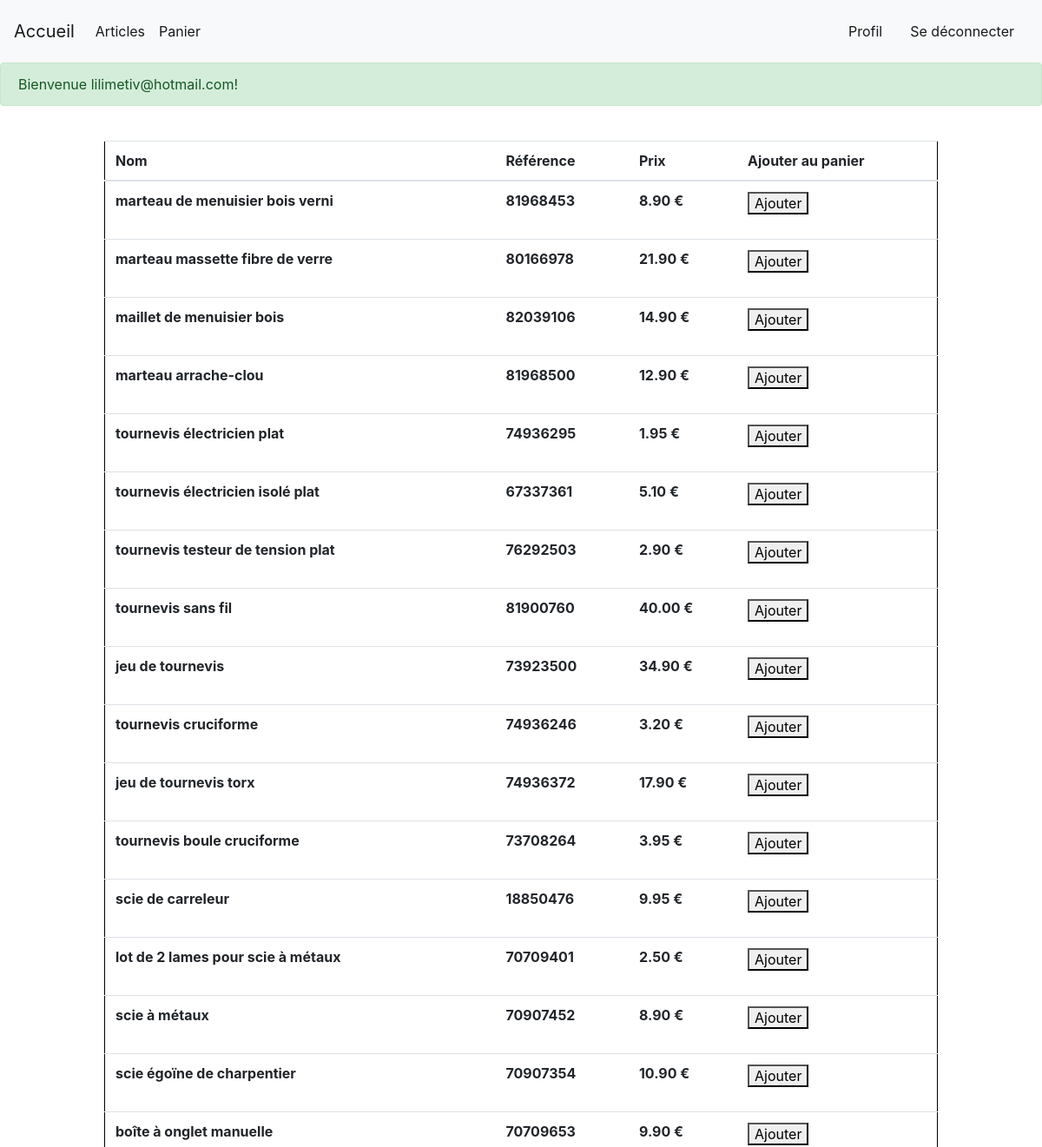
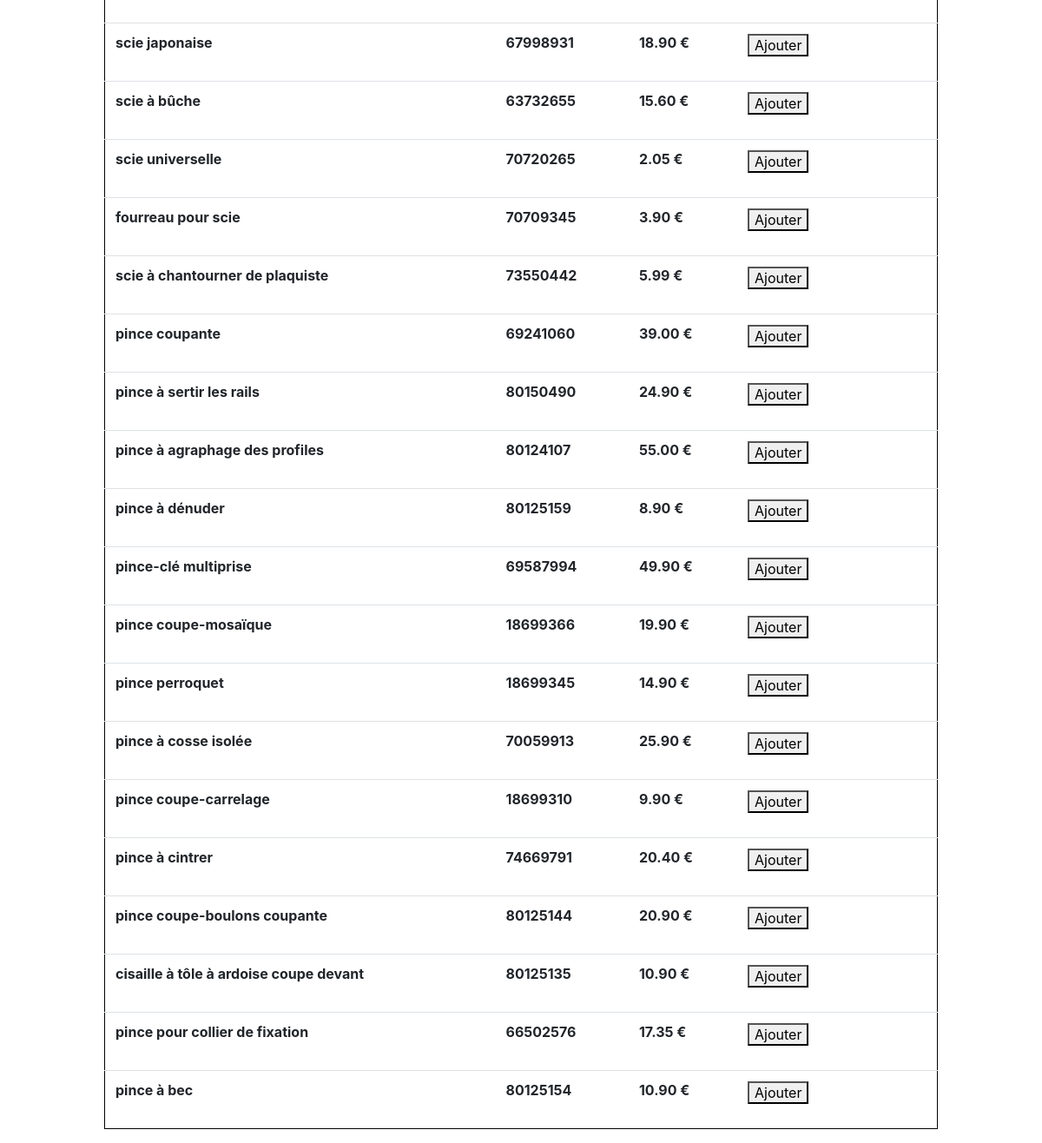
Page /php/articles.php (signed in) on the committed database (2 pictures, top to bottom).
### tables this page shows
CREATE TABLE articles(
    id int UNSIGNED NOT NULL AUTO_INCREMENT,
    nom varchar(128),
    reference varchar(128),
    prix_ht decimal(10,2),
    taxe int,
    promotion int NULL,
    nouveaute boolean,
    Primary Key(id)
);

### php/articles.php (the view, shortened to what this page needs)
<?php require_once('header.php'); ?>
<body>
  <?php
  if (isset($_SESSION['conn'])){
	echo "<div class='alert alert-success' role='alert'>".$_SESSION['conn'] ."</div>";}
	?>
  <center>
	<br>
	<table class="table" id="articles">
	  <thead>
		<tr>
		  <th scope="col">Nom</th>
		  <th scope="col">Référence</th>
		  <th scope="col">Prix</th>
	<?php if (isset($_SESSION['id'])){
			echo "<th scope='col'>Ajouter au panier</th>";
		   } ?>
		</tr>
	  </thead>
	  <tbody>
		<?php
		$data = $conn->query("SELECT * FROM articles")->fetchAll();
		foreach ($data as $article) {
		  echo "<tr>";
		  echo "<th> $article[nom]</th>";
		  echo "<th> $article[reference]</th>";
		  echo "<th> $article[prix_ht] € </th>";
		  if (isset($_SESSION['id'])){
			echo "<th><form action='insertion_panier.php' class='panier' method='post'>
			<button name='valpanier' value='$article[id]'>Ajouter</button></form></th>";
		  }
		  echo "</tr>";
		}
		?>
	  </tbody>
	</table>
  </center>
</body>

### css/css.css (style rules this page uses)
#articles { width: 80% !important; }
.table { width: 60% !important; border: solid 1px black; padding-top: 1em; }
.panier { padding-right: 5px; }

### rows in the picture
articles: nom "marteau de menuisier bois verni", reference "81968453", prix_ht "8.90", $article[id] 1 (drawn)
articles: nom "marteau massette fibre de verre", reference "80166978", prix_ht "21.90", $article[id] 2 (drawn)
articles: nom "maillet de menuisier bois", reference "82039106", prix_ht "14.90", $article[id] 3 (drawn)
articles: nom "marteau arrache-clou", reference "81968500", prix_ht "12.90", $article[id] 4 (drawn)
articles: nom "tournevis électricien plat", reference "74936295", prix_ht "1.95", $article[id] 5 (drawn)
articles: nom "tournevis électricien isolé plat", reference "67337361", prix_ht "5.10", $article[id] 6 (drawn)
articles: nom "tournevis testeur de tension plat", reference "76292503", prix_ht "2.90", $article[id] 7 (drawn)
articles: nom "tournevis sans fil", reference "81900760", prix_ht "40.00", $article[id] 8 (drawn)
articles: nom "jeu de tournevis", reference "73923500", prix_ht "34.90", $article[id] 9 (drawn)
articles: nom "tournevis cruciforme", reference "74936246", prix_ht "3.20", $article[id] 10 (drawn)
articles: nom "jeu de tournevis torx", reference "74936372", prix_ht "17.90", $article[id] 11 (drawn)
articles: nom "tournevis boule cruciforme", reference "73708264", prix_ht "3.95", $article[id] 12 (drawn)
articles: nom "scie de carreleur", reference "18850476", prix_ht "9.95", $article[id] 13 (drawn)
articles: nom "lot de 2 lames pour scie à métaux", reference "70709401", prix_ht "2.50", $article[id] 14 (drawn)
articles: nom "scie à métaux", reference "70907452", prix_ht "8.90", $article[id] 15 (drawn)
articles: nom "scie égoïne de charpentier", reference "70907354", prix_ht "10.90", $article[id] 16 (drawn)
articles: nom "boîte à onglet manuelle", reference "70709653", prix_ht "9.90", $article[id] 17 (drawn)
articles: nom "scie japonaise", reference "67998931", prix_ht "18.90", $article[id] 18 (drawn)
articles: nom "scie à bûche", reference "63732655", prix_ht "15.60", $article[id] 19 (drawn)
articles: nom "scie universelle", reference "70720265", prix_ht "2.05", $article[id] 20 (drawn)
articles: nom "fourreau pour scie", reference "70709345", prix_ht "3.90", $article[id] 21 (drawn)
articles: nom "scie à chantourner de plaquiste", reference "73550442", prix_ht "5.99", $article[id] 22 (drawn)
articles: nom "pince coupante", reference "69241060", prix_ht "39.00", $article[id] 23 (drawn)
articles: nom "pince à sertir les rails", reference "80150490", prix_ht "24.90", $article[id] 24 (drawn)
articles: nom "pince à agraphage des profiles", reference "80124107", prix_ht "55.00", $article[id] 25 (drawn)
articles: nom "pince à dénuder", reference "80125159", prix_ht "8.90", $article[id] 26 (drawn)
articles: nom "pince-clé multiprise", reference "69587994", prix_ht "49.90", $article[id] 27 (drawn)
articles: nom "pince coupe-mosaïque", reference "18699366", prix_ht "19.90", $article[id] 28 (drawn)
articles: nom "pince perroquet", reference "18699345", prix_ht "14.90", $article[id] 29 (drawn)
articles: nom "pince à cosse isolée", reference "70059913", prix_ht "25.90", $article[id] 30 (drawn)
articles: nom "pince coupe-carrelage", reference "18699310", prix_ht "9.90", $article[id] 31 (drawn)
articles: nom "pince à cintrer", reference "74669791", prix_ht "20.40", $article[id] 32 (drawn)
articles: nom "pince coupe-boulons coupante", reference "80125144", prix_ht "20.90", $article[id] 33 (drawn)
articles: nom "cisaille à tôle à ardoise coupe devant", reference "80125135", prix_ht "10.90", $article[id] 34 (drawn)
articles: nom "pince pour collier de fixation", reference "66502576", prix_ht "17.35", $article[id] 35 (drawn)
articles: nom "pince à bec", reference "80125154", prix_ht "10.90", $article[id] 36 (drawn)

### other values in the picture
$_SESSION['conn'] "Bienvenue lilimetiv@hotmail.com!"
